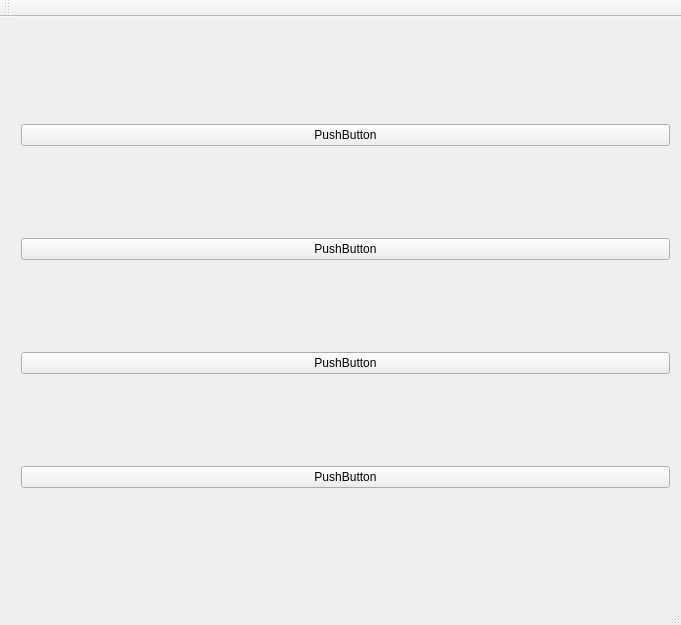
<?xml version="1.0" encoding="UTF-8"?>
<ui version="4.0">
 <class>MainWindow</class>
 <widget class="QMainWindow" name="MainWindow">
  <property name="geometry">
   <rect>
    <x>0</x>
    <y>0</y>
    <width>681</width>
    <height>625</height>
   </rect>
  </property>
  <property name="windowTitle">
   <string>MainWindow</string>
  </property>
  <widget class="QWidget" name="centralWidget">
   <widget class="QWidget" name="gridLayoutWidget">
    <property name="geometry">
     <rect>
      <x>10</x>
      <y>10</y>
      <width>671</width>
      <height>561</height>
     </rect>
    </property>
    <layout class="QGridLayout" name="rootLayout">
     <item row="4" column="0">
      <widget class="QPushButton" name="pushButton_2">
       <property name="text">
        <string>PushButton</string>
       </property>
       <property name="checkable">
        <bool>true</bool>
       </property>
       <property name="flat">
        <bool>false</bool>
       </property>
      </widget>
     </item>
     <item row="3" column="0">
      <widget class="QPushButton" name="pushButton_3">
       <property name="text">
        <string>PushButton</string>
       </property>
      </widget>
     </item>
     <item row="1" column="0">
      <widget class="QPushButton" name="pushButton">
       <property name="text">
        <string>PushButton</string>
       </property>
      </widget>
     </item>
     <item row="0" column="0">
      <widget class="QPushButton" name="pushButton_4">
       <property name="text">
        <string>PushButton</string>
       </property>
      </widget>
     </item>
    </layout>
   </widget>
  </widget>
  <widget class="QMenuBar" name="menuBar">
   <property name="geometry">
    <rect>
     <x>0</x>
     <y>0</y>
     <width>681</width>
     <height>26</height>
    </rect>
   </property>
  </widget>
  <widget class="QToolBar" name="mainToolBar">
   <attribute name="toolBarArea">
    <enum>TopToolBarArea</enum>
   </attribute>
   <attribute name="toolBarBreak">
    <bool>false</bool>
   </attribute>
  </widget>
  <widget class="QStatusBar" name="statusBar"/>
 </widget>
 <layoutdefault spacing="6" margin="11"/>
 <resources/>
 <connections/>
</ui>
